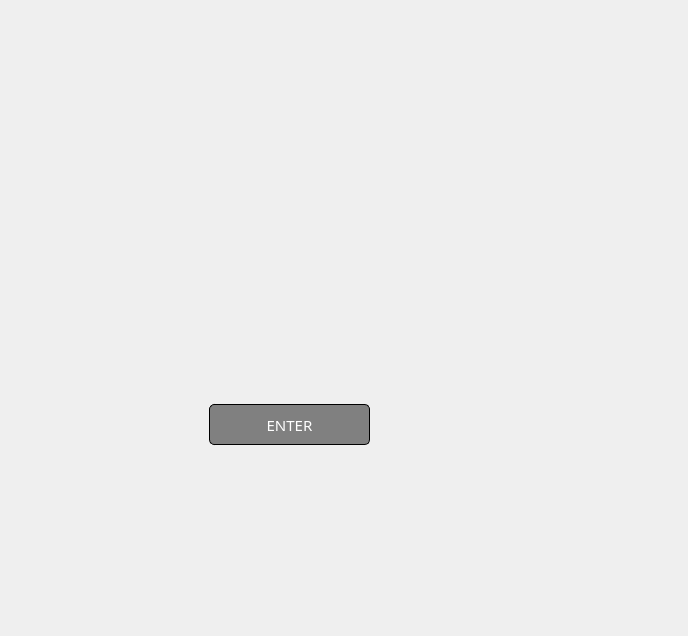
<?xml version="1.0" encoding="UTF-8"?>
<ui version="4.0">
 <class>MainWindow</class>
 <widget class="QMainWindow" name="MainWindow">
  <property name="geometry">
   <rect>
    <x>0</x>
    <y>0</y>
    <width>688</width>
    <height>636</height>
   </rect>
  </property>
  <property name="windowTitle">
   <string>MainWindow</string>
  </property>
  <widget class="QWidget" name="centralWidget">
   <widget class="QStackedWidget" name="stackedWidget">
    <property name="geometry">
     <rect>
      <x>-111</x>
      <y>-61</y>
      <width>821</width>
      <height>711</height>
     </rect>
    </property>
    <widget class="QWidget" name="page">
     <widget class="QLabel" name="logo">
      <property name="geometry">
       <rect>
        <x>220</x>
        <y>90</y>
        <width>371</width>
        <height>161</height>
       </rect>
      </property>
      <property name="text">
       <string/>
      </property>
      <property name="pixmap">
       <pixmap>../../Desktop/New folder/LOGOBLACK.png</pixmap>
      </property>
      <property name="scaledContents">
       <bool>true</bool>
      </property>
     </widget>
     <widget class="QPushButton" name="buttonEnter">
      <property name="geometry">
       <rect>
        <x>320</x>
        <y>450</y>
        <width>161</width>
        <height>71</height>
       </rect>
      </property>
      <property name="styleSheet">
       <string notr="true">		margin-top: 15px;
		margin-bottom: 15px;
		background: grey;
		border: 1px solid black;
		border-radius: 5px;
		font-size : 15px;
	color: white;
	font-family: Arial Black;
	font-size : bold;</string>
      </property>
      <property name="text">
       <string>ENTER</string>
      </property>
     </widget>
     <widget class="QLabel" name="background">
      <property name="geometry">
       <rect>
        <x>90</x>
        <y>60</y>
        <width>651</width>
        <height>621</height>
       </rect>
      </property>
      <property name="text">
       <string/>
      </property>
      <property name="pixmap">
       <pixmap>../../Desktop/New folder/triangle.png</pixmap>
      </property>
      <property name="scaledContents">
       <bool>true</bool>
      </property>
     </widget>
     <zorder>background</zorder>
     <zorder>logo</zorder>
     <zorder>buttonEnter</zorder>
    </widget>
    <widget class="QWidget" name="page_2">
     <widget class="QLabel" name="backgrounnd">
      <property name="geometry">
       <rect>
        <x>90</x>
        <y>50</y>
        <width>741</width>
        <height>661</height>
       </rect>
      </property>
      <property name="text">
       <string/>
      </property>
      <property name="pixmap">
       <pixmap>../../Desktop/New folder/triangle2.png</pixmap>
      </property>
      <property name="scaledContents">
       <bool>true</bool>
      </property>
     </widget>
     <widget class="QLabel" name="logoo">
      <property name="geometry">
       <rect>
        <x>280</x>
        <y>90</y>
        <width>321</width>
        <height>121</height>
       </rect>
      </property>
      <property name="text">
       <string/>
      </property>
      <property name="pixmap">
       <pixmap>../../Desktop/New folder/LOGOBLACK.png</pixmap>
      </property>
      <property name="scaledContents">
       <bool>true</bool>
      </property>
     </widget>
     <widget class="QPushButton" name="up">
      <property name="geometry">
       <rect>
        <x>250</x>
        <y>340</y>
        <width>82</width>
        <height>82</height>
       </rect>
      </property>
      <property name="styleSheet">
       <string notr="true">
 border-style: solid;
 border-width:1px;
 border-radius:40px;
 border-color: #298A08;
 max-width:80px;
 max-height:80px;
 min-width:80px;
 min-height:80px;</string>
      </property>
      <property name="text">
       <string/>
      </property>
     </widget>
     <widget class="QPushButton" name="left">
      <property name="geometry">
       <rect>
        <x>130</x>
        <y>450</y>
        <width>82</width>
        <height>82</height>
       </rect>
      </property>
      <property name="styleSheet">
       <string notr="true">
 border-style: solid;
 border-width:1px;
 border-radius:40px;
 border-color: #298A08;
 max-width:80px;
 max-height:80px;
 min-width:80px;
 min-height:80px;</string>
      </property>
      <property name="text">
       <string/>
      </property>
     </widget>
     <widget class="QPushButton" name="right">
      <property name="geometry">
       <rect>
        <x>370</x>
        <y>450</y>
        <width>82</width>
        <height>82</height>
       </rect>
      </property>
      <property name="styleSheet">
       <string notr="true">
 border-style: solid;
 border-width:1px;
 border-radius:40px;
 border-color: #298A08;
 max-width:80px;
 max-height:80px;
 min-width:80px;
 min-height:80px;</string>
      </property>
      <property name="text">
       <string/>
      </property>
     </widget>
     <widget class="QPushButton" name="down">
      <property name="geometry">
       <rect>
        <x>250</x>
        <y>590</y>
        <width>82</width>
        <height>82</height>
       </rect>
      </property>
      <property name="styleSheet">
       <string notr="true">
 border-style: solid;
 border-width:1px;
 border-radius:40px;
 border-color: #298A08;
 max-width:80px;
 max-height:80px;
 min-width:80px;
 min-height:80px;</string>
      </property>
      <property name="text">
       <string/>
      </property>
     </widget>
     <widget class="QPushButton" name="pause">
      <property name="geometry">
       <rect>
        <x>250</x>
        <y>460</y>
        <width>82</width>
        <height>82</height>
       </rect>
      </property>
      <property name="styleSheet">
       <string notr="true">
 border-style: solid;
 border-width:1px;
 border-radius:40px;
 border-color: #298A08;
 max-width:80px;
 max-height:80px;
 min-width:80px;
 min-height:80px;</string>
      </property>
      <property name="text">
       <string/>
      </property>
     </widget>
     <widget class="QPushButton" name="exitButton">
      <property name="geometry">
       <rect>
        <x>680</x>
        <y>80</y>
        <width>93</width>
        <height>61</height>
       </rect>
      </property>
      <property name="styleSheet">
       <string notr="true">		margin-top: 15px;
		margin-bottom: 15px;
		background: grey;
		border: 1px solid black;
		border-radius: 5px;
		font-size : 15px;
	color: white;
	font-family: Arial Black;
	font-size : bold;</string>
      </property>
      <property name="text">
       <string>Exit</string>
      </property>
     </widget>
     <widget class="QPushButton" name="dtg">
      <property name="geometry">
       <rect>
        <x>540</x>
        <y>360</y>
        <width>82</width>
        <height>82</height>
       </rect>
      </property>
      <property name="styleSheet">
       <string notr="true">
 border-style: solid;
 border-width:1px;
 border-radius:40px;
 border-color: #298A08;
 max-width:80px;
 max-height:80px;
 min-width:80px;
 min-height:80px;</string>
      </property>
      <property name="text">
       <string/>
      </property>
     </widget>
     <widget class="QPushButton" name="dtd">
      <property name="geometry">
       <rect>
        <x>670</x>
        <y>360</y>
        <width>82</width>
        <height>82</height>
       </rect>
      </property>
      <property name="styleSheet">
       <string notr="true">
 border-style: solid;
 border-width:1px;
 border-radius:40px;
 border-color: #298A08;
 max-width:80px;
 max-height:80px;
 min-width:80px;
 min-height:80px;</string>
      </property>
      <property name="text">
       <string/>
      </property>
     </widget>
     <widget class="QSlider" name="sliderSpeed">
      <property name="geometry">
       <rect>
        <x>560</x>
        <y>520</y>
        <width>181</width>
        <height>41</height>
       </rect>
      </property>
      <property name="styleSheet">
       <string notr="true">QSlider::groove:horizontal {
        border: 1px solid #999999;
        height: 2px;
        background: qlineargradient(x1:0, y1:0, x2:0, y2:1, stop:0 #B1B1B1, stop:1 white);
       margin: 2px 0;
    }
 
    QSlider::handle:horizontal {
        background: qlineargradient(x1:0, y1:0, x2:1, y2:1, stop:0 #b0b0b0, stop:1 white);
        border: 1px solid #5c5c5c;
        width: 40px;
        margin: -6px 0; /* handle is placed by default on the contents rect of the groove. Expand outside the groove */
        border-radius: 5px;
   }</string>
      </property>
      <property name="minimum">
       <number>15</number>
      </property>
      <property name="maximum">
       <number>60</number>
      </property>
      <property name="sliderPosition">
       <number>30</number>
      </property>
      <property name="orientation">
       <enum>Qt::Horizontal</enum>
      </property>
     </widget>
     <widget class="QLabel" name="label">
      <property name="geometry">
       <rect>
        <x>600</x>
        <y>480</y>
        <width>111</width>
        <height>31</height>
       </rect>
      </property>
      <property name="font">
       <font>
        <family>8514oem</family>
        <pointsize>20</pointsize>
       </font>
      </property>
      <property name="text">
       <string>SPEED</string>
      </property>
     </widget>
     <widget class="QPushButton" name="pushButton">
      <property name="geometry">
       <rect>
        <x>420</x>
        <y>590</y>
        <width>161</width>
        <height>61</height>
       </rect>
      </property>
      <property name="styleSheet">
       <string notr="true">		margin-top: 15px;
		margin-bottom: 15px;
		background: grey;
		border: 1px solid black;
		border-radius: 5px;
		font-size : 15px;
	color: white;
	font-family: Arial Black;
	font-size : bold;</string>
      </property>
      <property name="text">
       <string>Go to position</string>
      </property>
     </widget>
     <widget class="QPushButton" name="pushButton_2">
      <property name="geometry">
       <rect>
        <x>600</x>
        <y>590</y>
        <width>171</width>
        <height>61</height>
       </rect>
      </property>
      <property name="styleSheet">
       <string notr="true">		margin-top: 15px;
		margin-bottom: 15px;
		background: grey;
		border: 1px solid black;
		border-radius: 5px;
		font-size : 15px;
	color: white;
	font-family: Arial Black;
	font-size : bold;</string>
      </property>
      <property name="text">
       <string>Go to first position</string>
      </property>
     </widget>
     <zorder>backgrounnd</zorder>
     <zorder>logoo</zorder>
     <zorder>exitButton</zorder>
     <zorder>up</zorder>
     <zorder>right</zorder>
     <zorder>pause</zorder>
     <zorder>down</zorder>
     <zorder>left</zorder>
     <zorder>dtg</zorder>
     <zorder>dtd</zorder>
     <zorder>sliderSpeed</zorder>
     <zorder>label</zorder>
     <zorder>pushButton</zorder>
     <zorder>pushButton_2</zorder>
    </widget>
   </widget>
  </widget>
 </widget>
 <layoutdefault spacing="6" margin="11"/>
 <resources/>
 <connections/>
</ui>
